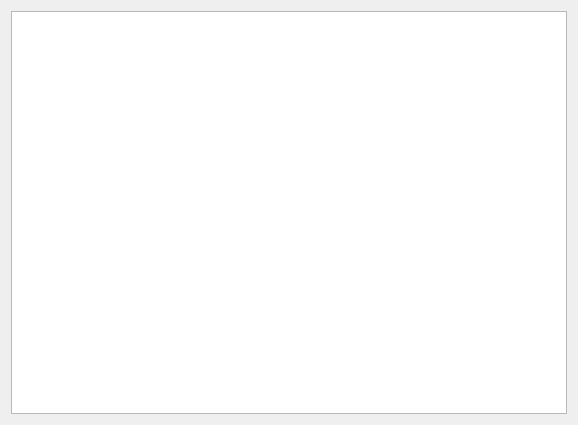
<?xml version="1.0" encoding="UTF-8"?>
<ui version="4.0">
 <class>Dialog</class>
 <widget class="QDialog" name="Dialog">
  <property name="geometry">
   <rect>
    <x>0</x>
    <y>0</y>
    <width>578</width>
    <height>425</height>
   </rect>
  </property>
  <property name="windowTitle">
   <string>Dialog</string>
  </property>
  <layout class="QVBoxLayout" name="verticalLayout">
   <item>
    <widget class="QTableView" name="tableView"/>
   </item>
  </layout>
 </widget>
 <resources/>
 <connections/>
</ui>
